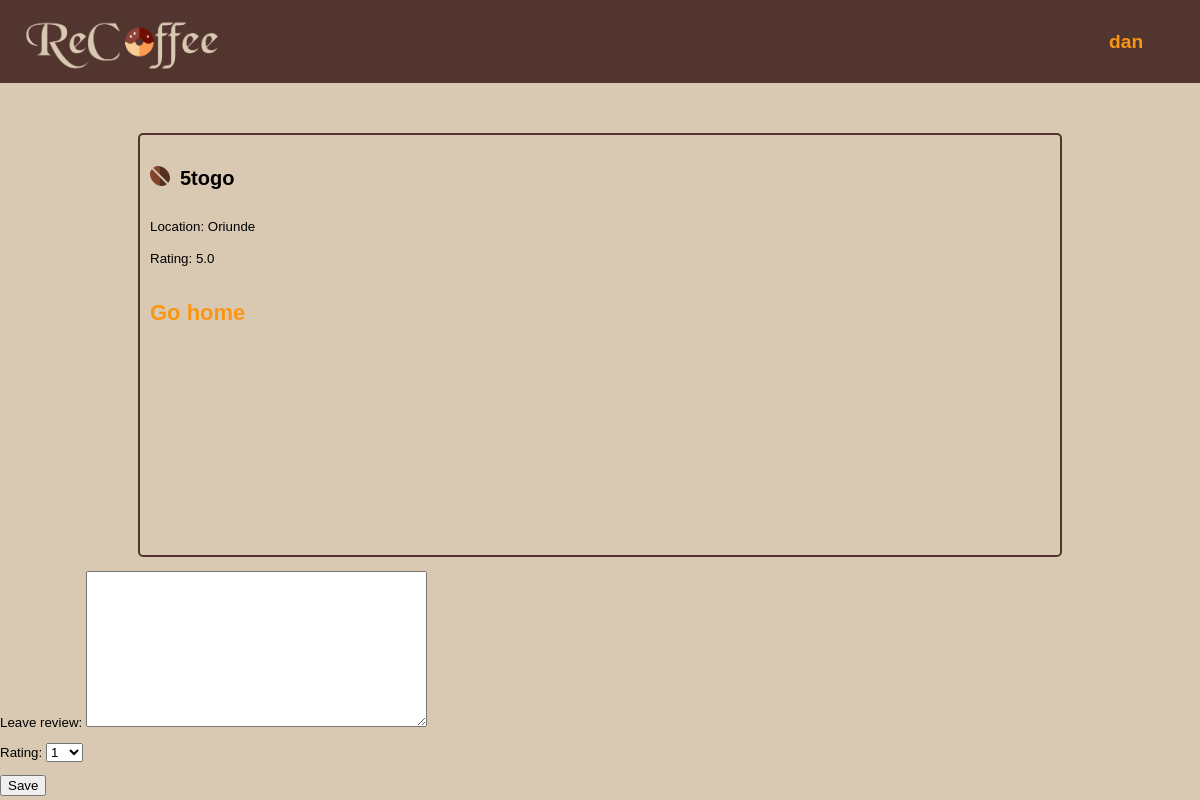
The page /shop_profile/4/ (signed in) on the database its author committed.
### ReCoffee/models.py (models this page shows, shortened)
class ShopProfile(models.Model):
    name = models.CharField(max_length=50)
    location = models.CharField(max_length=200)
    rating = models.DecimalField(
        default=0,
        max_digits=2,
        decimal_places=1)

### ReCoffee/views.py (the view, shortened to what this page needs)
# urls.py: url(r'^shop_profile/(?P<pk>\d+)/$', views.shop_profile,
def shop_profile(request, pk):
    context = {}
    shop = models.ShopProfile.objects.get(pk=pk)
    review_list = models.Review.objects.filter(shop=shop)
    user_profile = models.UserProfile.objects.get(user=request.user)
    try:
        exist = models.Favorite.objects.get(user=user_profile, shop=shop)
        flag = True
    except ObjectDoesNotExist:
        flag = False
    if request.method == 'GET':
        form = forms.ReviewForm()
    context['shop'] = shop
    context['form'] = form
    context['review_list'] = review_list
    context['flag'] = flag
    return render(request, 'ReCoffee/shop_profile.html', context)

### ReCoffee/forms.py
class ReviewForm(forms.Form):
    text = forms.CharField(label="Leave review",
                           widget=forms.Textarea)
    rating = forms.ChoiceField(choices=[(x, x) for x in range(1, 11)],label="Rating")

### ReCoffee/templates/ReCoffee/shop_profile.html (shortened to what this page needs)
{% extends 'ReCoffee/base.html' %}
{% load static %}
{% block content %}
<article class="profile">
	{% if not flag %}
		<a class="boaba" href="{% url 'faved' shop.pk %}">
			<img src="{% static 'images/fave.png' %}" id="favebtn"/>
		</a>
	{% endif %}
	<small class="dropdown">
	<h1 class="shoptitle"> {{ shop.name }} </h1>
	<span> Location: {{ shop.location }} </span>
	<br><span> Rating: {{ shop.rating }} </span>
	<p style="font-size: 22px; font-style: bold;">
	<a href="{% url 'index' %}">Go home</a>
	</p>
</article>
{% if user.username %}
<form method="POST">
	{{ form.as_p }}
	<input class="button" type="submit" value="Save"/>
</form>
{% endif %}
{% endblock %}

### ReCoffee/templates/ReCoffee/base.html (shortened to what this page needs)
<!DOCTYPE html>
<html land="en">
<head>
	{% load static %}
	<link rel="stylesheet" type="text/css" href="{% static 'css/main.css' %}">
</head>
<body>
<a href="{% url 'index' %}">
	<img src="{% static 'images/Recoffee-logo.png' %}" id="logo">
</a>
<nav>
	{% if user.username %}
	<div class="dropdown">
		<a href="#" class="dropbtn">{{ user.username }}</a>
	</div>
	{% else %}
	<a class= "link" onclick = "javascript:window.location.href='/register.html'">Register</a>
	<a class= "link" onclick = "javascript:window.location.href='/login.html' ">Login</a>
	{% endif %}
</nav>
{% block content %}
{% endblock %}
</body>
</html>

### ReCoffee/static/css/main.css (style rules this page uses)
nav { background-color: #52352E; font-size: 1.2em; font-weight: bold; margin: auto; padding: 0.6em; position: relative; text-align: right; }
nav a { display: inline-block; margin-left: 1.25em; padding: 1em; text-align: center; transition: background-color 0.5s; width: 4.5em; }
nav a:link, a:visited { background-color: #52352E; color: #FB9612; }
.dropbtn { cursor: pointer; display: inline-block; margin-left: 1.25em; padding: 1em; text-align: center; transition: background-color 0.2s; width: 4.5em; }
.dropdown { display: inline-block; position: relative; }
#logo { float: left; height: auto; position: absolute; width: 250px; z-index: 2; }
.profile { align-items: center; border: 2px solid #52352E; border-radius: 5px; justify-content: center; line-height: 200%; margin: auto; margin-top: 50px; max-width: 75%; min-height: 400px; padding: 10px; position: relative; }
#favebtn { display: inline-block; max-width: 20px; }
a { color: #FB9612; font-weight: bold; text-decoration: none; }
body { background-color: #D9C9B3; font-family: Helvetica; margin: 0; }
.button { cursor: pointer; }
.boaba { position: absolute; top:30px; cursor: pointer; z-index: 999; }
.shoptitle { margin-left: 30px; }

### rows shown on the page
ShopProfile: name "5togo", location "Oriunde", rating "5.0"

### other values the page prints
{{ user.username }} "dan"
